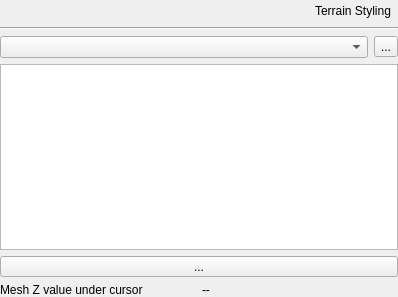
<?xml version="1.0" encoding="UTF-8"?>
<ui version="4.0">
 <class>ReosMeshTopographyWidget</class>
 <widget class="QWidget" name="ReosMeshTopographyWidget">
  <property name="geometry">
   <rect>
    <x>0</x>
    <y>0</y>
    <width>398</width>
    <height>297</height>
   </rect>
  </property>
  <property name="windowTitle">
   <string>Form</string>
  </property>
  <layout class="QVBoxLayout" name="verticalLayout" stretch="0,0,1">
   <property name="leftMargin">
    <number>0</number>
   </property>
   <property name="topMargin">
    <number>0</number>
   </property>
   <property name="rightMargin">
    <number>0</number>
   </property>
   <property name="bottomMargin">
    <number>0</number>
   </property>
   <item>
    <layout class="QHBoxLayout" name="horizontalLayout">
     <item>
      <spacer name="horizontalSpacer">
       <property name="orientation">
        <enum>Qt::Horizontal</enum>
       </property>
       <property name="sizeHint" stdset="0">
        <size>
         <width>40</width>
         <height>20</height>
        </size>
       </property>
      </spacer>
     </item>
     <item>
      <widget class="QToolButton" name="mRenderingSettingsButton">
       <property name="text">
        <string>Terrain Styling</string>
       </property>
       <property name="icon">
        <iconset resource="../../images/images.qrc">
         <normaloff>:/images/terrainRendering.svg</normaloff>:/images/terrainRendering.svg</iconset>
       </property>
       <property name="toolButtonStyle">
        <enum>Qt::ToolButtonTextBesideIcon</enum>
       </property>
       <property name="autoRaise">
        <bool>true</bool>
       </property>
      </widget>
     </item>
    </layout>
   </item>
   <item>
    <widget class="Line" name="line">
     <property name="orientation">
      <enum>Qt::Horizontal</enum>
     </property>
    </widget>
   </item>
   <item>
    <layout class="QGridLayout" name="gridLayout">
     <item row="0" column="0">
      <widget class="ReosDigitalElevationModelComboBox" name="mDemCombo">
       <property name="sizePolicy">
        <sizepolicy hsizetype="MinimumExpanding" vsizetype="Fixed">
         <horstretch>0</horstretch>
         <verstretch>0</verstretch>
        </sizepolicy>
       </property>
      </widget>
     </item>
     <item row="1" column="0" colspan="2">
      <widget class="QListView" name="mTopographyCollectionView">
       <property name="editTriggers">
        <set>QAbstractItemView::NoEditTriggers</set>
       </property>
       <property name="showDropIndicator" stdset="0">
        <bool>true</bool>
       </property>
       <property name="dragEnabled">
        <bool>true</bool>
       </property>
       <property name="dragDropMode">
        <enum>QAbstractItemView::InternalMove</enum>
       </property>
       <property name="defaultDropAction">
        <enum>Qt::MoveAction</enum>
       </property>
       <property name="alternatingRowColors">
        <bool>false</bool>
       </property>
      </widget>
     </item>
     <item row="0" column="1">
      <widget class="QToolButton" name="mAddTopographyToolButton">
       <property name="toolTip">
        <string>Add Topography Layer to The Collection</string>
       </property>
       <property name="text">
        <string>...</string>
       </property>
       <property name="icon">
        <iconset resource="../../images/images.qrc">
         <normaloff>:/images/add.svg</normaloff>:/images/add.svg</iconset>
       </property>
      </widget>
     </item>
     <item row="2" column="0" colspan="2">
      <widget class="QToolButton" name="mApplyTopographyButton">
       <property name="sizePolicy">
        <sizepolicy hsizetype="MinimumExpanding" vsizetype="Fixed">
         <horstretch>0</horstretch>
         <verstretch>0</verstretch>
        </sizepolicy>
       </property>
       <property name="text">
        <string>...</string>
       </property>
      </widget>
     </item>
     <item row="3" column="0" colspan="2">
      <layout class="QHBoxLayout" name="horizontalLayout_2">
       <property name="topMargin">
        <number>0</number>
       </property>
       <item>
        <widget class="QLabel" name="label">
         <property name="text">
          <string>Mesh Z value under cursor</string>
         </property>
        </widget>
       </item>
       <item>
        <widget class="QLabel" name="mMeshZValueLabel">
         <property name="text">
          <string>--</string>
         </property>
        </widget>
       </item>
      </layout>
     </item>
    </layout>
   </item>
  </layout>
 </widget>
 <customwidgets>
  <customwidget>
   <class>ReosDigitalElevationModelComboBox</class>
   <extends>QComboBox</extends>
   <header>reosdigitalelevationmodelcombobox.h</header>
  </customwidget>
 </customwidgets>
 <resources>
  <include location="../../images/images.qrc"/>
 </resources>
 <connections/>
</ui>
